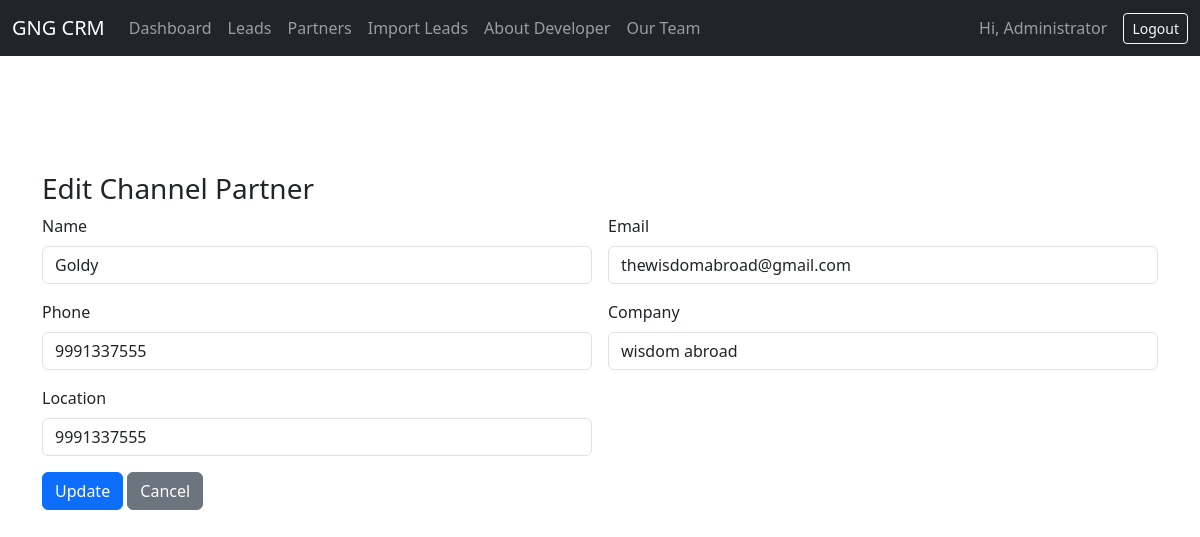
Page /edit_partner/10 (signed in) on the committed database.
### tables this page shows
CREATE TABLE users (
        id INTEGER PRIMARY KEY AUTOINCREMENT,
        username TEXT UNIQUE NOT NULL,
        password TEXT NOT NULL,
        role TEXT DEFAULT 'admin',
        full_name TEXT DEFAULT ''
    );

CREATE TABLE channel_partners (
        id INTEGER PRIMARY KEY AUTOINCREMENT,
        name TEXT NOT NULL,
        email TEXT,
        phone TEXT,
        company TEXT,
        location TEXT,
        added_on TIMESTAMP DEFAULT CURRENT_TIMESTAMP
    );

### app.py (the view, shortened to what this page needs)
@app.route("/edit_partner/<int:partner_id>", methods=["GET", "POST"])
@login_required
def edit_partner(partner_id):
    conn = get_conn(row_factory=True)
    c = conn.cursor()
    c.execute("SELECT * FROM channel_partners WHERE id=?", (partner_id,))
    partner = c.fetchone()
    conn.close()
    return render_template("edit_partner.html", partner=partner)

### app.py (called while the page is built)
def get_conn(row_factory=False):
    conn = sqlite3.connect(DB_NAME)
    if row_factory:
        conn.row_factory = sqlite3.Row
    return conn

@login_manager.user_loader
def load_user(user_id):
    conn = get_conn()
    c = conn.cursor()
    c.execute("SELECT id, username, role, full_name FROM users WHERE id=?", (user_id,))
    row = c.fetchone()
    conn.close()
    if row:
        return User(id=row[0], username=row[1], role=row[2], full_name=row[3])
    return None

### templates/edit_partner.html
{% extends "base.html" %}
{% block content %}
<h3>Edit Channel Partner</h3>
<form method="post">
  <div class="row g-3">
    <div class="col-md-6"><label class="form-label">Name</label><input name="name" class="form-control" value="{{ partner['name'] }}" required></div>
    <div class="col-md-6"><label class="form-label">Email</label><input name="email" class="form-control" value="{{ partner['email'] }}"></div>
    <div class="col-md-6"><label class="form-label">Phone</label><input name="phone" class="form-control" value="{{ partner['phone'] }}"></div>
    <div class="col-md-6"><label class="form-label">Company</label><input name="company" class="form-control" value="{{ partner['company'] }}"></div>
    <div class="col-md-6"><label class="form-label">Location</label><input name="location" class="form-control" value="{{ partner['location'] }}"></div>
  </div>
  <button class="btn btn-primary mt-3">Update</button>
  <a href="{{ url_for('partners') }}" class="btn btn-secondary mt-3">Cancel</a>
</form>
{% endblock %}

### templates/base.html (shortened to what this page needs)
<!doctype html>
<html lang="en">
<head>
  <link href="https://cdn.jsdelivr.net/npm/bootstrap@5.3.3/dist/css/bootstrap.min.css" rel="stylesheet">
</head>
<body>
<nav class="navbar navbar-expand-lg navbar-dark bg-dark fixed-top">
  <div class="container-fluid">
    <a class="navbar-brand" href="{{ url_for('dashboard') }}">GNG CRM</a>
    <div class="collapse navbar-collapse show">
        <ul class="navbar-nav me-auto">
            <li class="nav-item"><a class="nav-link" href="{{ url_for('dashboard') }}">Dashboard</a></li>
            <li class="nav-item"><a class="nav-link" href="{{ url_for('leads') }}">Leads</a></li>
            <li class="nav-item"><a class="nav-link" href="{{ url_for('partners') }}">Partners</a></li>
            <li class="nav-item"><a class="nav-link" href="{{ url_for('import_leads') }}">Import Leads</a></li>
            <li class="nav-item">
              <a class="nav-link" href="{{ url_for('about') }}">About Developer</a>
            </li>
            <li class="nav-item">
              <a class="nav-link" href="{{ url_for('team') }}">Our Team</a>
            </li>
        </ul>
      {% if current_user.is_authenticated %}
      <span class="navbar-text me-3">Hi, {{ current_user.full_name or current_user.username }}</span>
      <a href="{{ url_for('logout') }}" class="btn btn-outline-light btn-sm">Logout</a>
      {% endif %}
    </div>
  </div>
</nav>
<div class="container pt-5 mt-4">
</div>
  <div class="container" style="margin-top: 100px;">
                  {% block content %}{% endblock %}
  </div>
</body>
</html>

### rows in the picture
users: full_name "Administrator"
channel_partners: name "Goldy", email "thewisdomabroad@gmail.com", phone "9991337555", company "wisdom abroad", location "9991337555"
